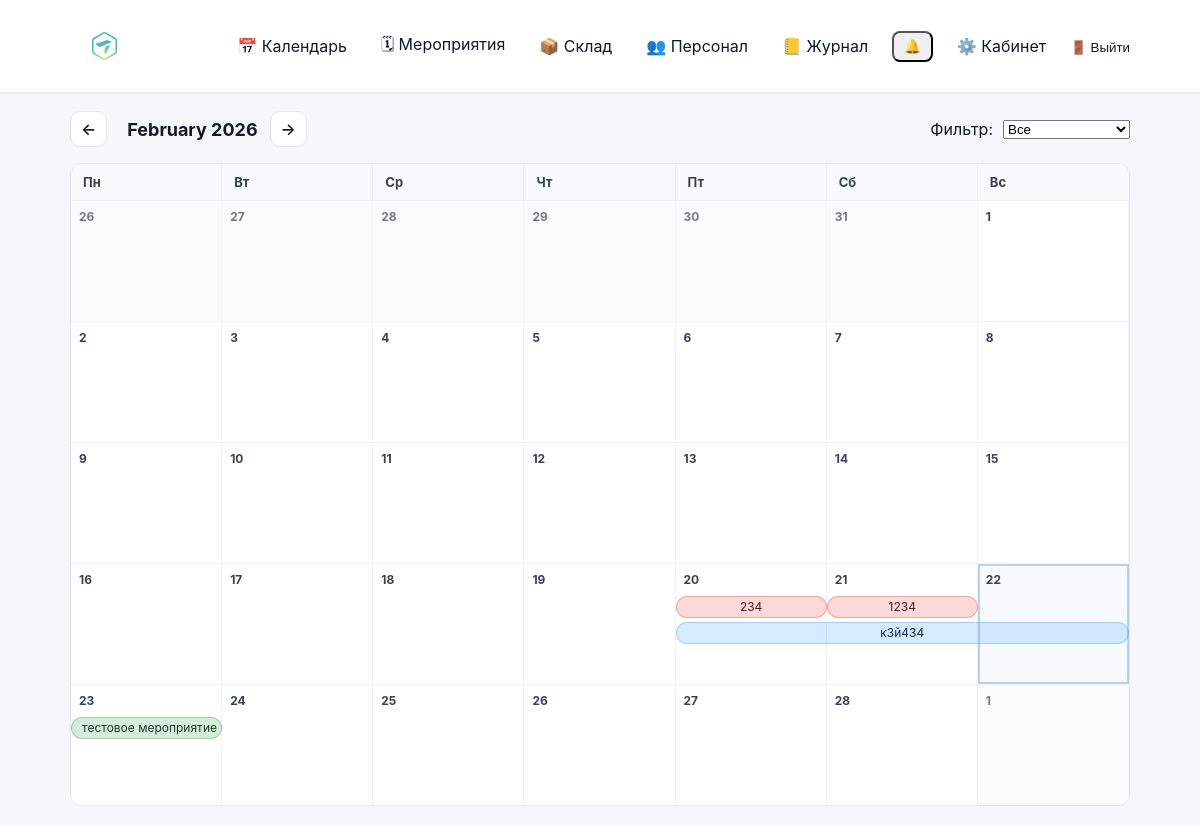
The page /calendar/ (signed in) on the database its author committed.
### events/models.py (models this page shows, shortened)
class Event(models.Model):
    class Meta:
        permissions = [
            ("edit_event_card", "Can edit event card (dates/status/etc)"),
            ("edit_event_equipment", "Can edit event equipment (own/rented)"),
        ]
    STATUS_DRAFT = "draft"
    STATUS_CONFIRMED = "confirmed"
    STATUS_IN_PROGRESS = "in_progress"
    STATUS_CLOSED = "closed"
    STATUS_PROBLEM = "problem"
    STATUS_CHOICES = (
        (STATUS_DRAFT, "Черновик"),
        (STATUS_CONFIRMED, "Подтвержден"),
        (STATUS_IN_PROGRESS, "В работе"),
        (STATUS_CLOSED, "Закрыто"),
        (STATUS_PROBLEM, "Проблема"),
    )
    STATUS_ACTIVE = (
        STATUS_DRAFT,
        STATUS_CONFIRMED,
        STATUS_IN_PROGRESS,
    )
    STATUS_TRANSITIONS: dict[str, tuple[str, ...]] = {
        STATUS_DRAFT: (STATUS_CONFIRMED,),
        STATUS_CONFIRMED: (STATUS_DRAFT,),
        STATUS_IN_PROGRESS: (),
        STATUS_CLOSED: (),
        STATUS_PROBLEM: (),
    }
    name = models.CharField(max_length=200)
    start_date = models.DateField()
    end_date = models.DateField(blank=True, null=True)
    client = models.CharField(max_length=200, blank=True)
    location = models.CharField(max_length=200, blank=True)
    responsible = models.ForeignKey(
        User,
        on_delete=models.SET_NULL,
        null=True,
        related_name="events",
    )
    s_engineer = models.ForeignKey(
        User,
        on_delete=models.SET_NULL,
        null=True,
        blank=True,
        related_name="senior_events",
    )
    engineers = models.ManyToManyField(
        User,
        blank=True,
        related_name="engineer_events",
    )
    notes = models.TextField(blank=True, default="")
    is_deleted = models.BooleanField(default=False)
    deleted_at = models.DateTimeField(null=True, blank=True)
    status = models.CharField(
        max_length=20,
        choices=STATUS_CHOICES,
        default=STATUS_DRAFT,
    )
    created_at = models.DateTimeField(auto_now_add=True)

### events/views.py (the view)
# urls.py: path("calendar/", views.calendar_view, name="calendar"),
@login_required
def calendar_view(request: HttpRequest) -> HttpResponse:
    auto_close_past_events()
    year, month = _parse_year_month(request)
    cal_filter = (request.GET.get("filter") or "all").strip()
    if cal_filter not in {"all", "confirmed", "mine"}:
        cal_filter = "all"
    month_days = list(pycalendar.Calendar(firstweekday=0).monthdatescalendar(year, month))
    grid_start = month_days[0][0]
    grid_end = month_days[-1][-1]
    qs = (
        Event.objects.filter(is_deleted=False)
        .filter(start_date__lte=grid_end, end_date__gte=grid_start)
        .select_related("responsible", "s_engineer")
        .prefetch_related("engineers")
        .order_by("start_date", "id")
    )
    can_view_all = _can_view_all_events(request.user)
    if not can_view_all:
        qs = qs.filter(_participation_q(request.user)).distinct()
        cal_filter = "mine"
    if cal_filter == "confirmed":
        qs = qs.filter(status__in=["confirmed", "in_progress"])
    elif cal_filter == "mine":
        qs = qs.filter(_participation_q(request.user)).distinct()
    event_problem = {e.id: bool(calculate_shortages(e)) for e in qs}
    week_segments: dict[date, list[dict]] = {}
    for week in month_days:
        ws = week[0]
        we = week[-1]
        segs: list[dict] = []
        for e in qs:
            seg_start = max(e.start_date, ws, grid_start)
            seg_end = min(e.end_date, we, grid_end)
            if seg_end < seg_start:
                continue
            start_col = week.index(seg_start)
            end_col = week.index(seg_end)
            segs.append({
                "event": e,
                "start_col": start_col,
                "end_col": end_col,
                "span": (end_col - start_col + 1),
                "cont_left": e.start_date < ws,
                "cont_right": e.end_date > we,
                "has_problem": event_problem.get(e.id, False),
                "data_start": e.start_date.strftime("%Y-%m-%d"),
                "data_end": e.end_date.strftime("%Y-%m-%d"),
            })
        week_segments[ws] = _pack_lanes(segs)
    return render(request, "events/calendar.html", {
        "year": year,
        "month": month,
        "month_name": pycalendar.month_name[month],
        "month_days": month_days,
        "week_segments": week_segments,
        "filter": cal_filter,
        "can_create_event": can_edit_event_card(request.user),
        "can_view_all_events": can_view_all,
    })

### accounts/context_processors.py (called while the page is built)
def authz_flags(request):
    user = getattr(request, "user", None)
    return {
        "can_manage_staff": can_manage_staff(user),
        "can_edit_event_card": can_edit_event_card(user),
        "can_edit_event_equipment": can_edit_event_equipment(user),
        "can_edit_inventory": can_edit_inventory(user),
        "can_view_stock": can_view_stock(user),
    }

### accounts/permissions.py (called while the page is built)
def _ok(user) -> bool:
    return bool(user and user.is_authenticated)

def is_super(user) -> bool:
    return bool(_ok(user) and getattr(user, "is_superuser", False))

def can_manage_staff(user) -> bool:
    return is_super(user) or (_ok(user) and user.has_perm("accounts.manage_staff"))

def can_edit_inventory(user) -> bool:
    return is_super(user) or (_ok(user) and user.has_perm("inventory.manage_inventory"))

def can_view_stock(user) -> bool:
    return is_super(user) or (_ok(user) and (user.has_perm("inventory.manage_inventory") or user.has_perm("events.edit_event_card")))

def can_edit_event_card(user) -> bool:
    return is_super(user) or (_ok(user) and user.has_perm("events.edit_event_card"))

def can_edit_event_equipment(user) -> bool:
    return is_super(user) or (_ok(user) and user.has_perm("events.edit_event_equipment"))

### events/templatetags/event_extras.py (called while the page is built)
@register.filter
def get_item(dictionary, key):
    if not dictionary:
        return []
    return dictionary.get(key, [])

### events/utils.py (called while the page is built, shortened)
def auto_close_past_events() -> int:
    today = date.today()
    qs = Event.objects.filter(end_date__lt=today, is_deleted=False)
    problem_qs = qs.filter(stock_issues__returned_at__isnull=True).exclude(status=Event.STATUS_PROBLEM)
    n_problem = problem_qs.update(status=Event.STATUS_PROBLEM)
    closed_qs = qs.exclude(stock_issues__returned_at__isnull=True).exclude(status=Event.STATUS_CLOSED)
    n_closed = closed_qs.update(status=Event.STATUS_CLOSED)
    return int(n_problem or 0) + int(n_closed or 0)

def calculate_shortages(event: Event):
    start = event.start_date
    end = event.end_date or event.start_date
    required_rows = (
        EventEquipment.objects
        .filter(event=event)
        .values("equipment_id")
        .annotate(required=Sum("quantity"))
    )
    required_map = {r["equipment_id"]: int(r["required"] or 0) for r in required_rows}
    if not required_map:
        return []

### events/views.py (called while the page is built)
def _safe_int(v, default=0) -> int:
    try:
        return int(v)
    except Exception:
        return default

### events/templates/events/calendar.html (shortened to what this page needs)
{% extends "base.html" %}
{% load event_extras %}
{% block content %}
{% now "Y-m-d" as today_str %}
<div class="cal-head">
  <div style="display:flex; align-items:center; gap:12px;">
    {% if month > 1 %}
      <a class="btn-secondary" href="?year={{ year }}&month={{ month|add:"-1" }}&filter={{ filter }}">←</a>
    {% else %}
      <a class="btn-secondary" href="?year={{ year|add:"-1" }}&month=12&filter={{ filter }}">←</a>
    {% endif %}
    <strong style="font-size:18px;">{{ month_name }} {{ year }}</strong>
    {% if month < 12 %}
      <a class="btn-secondary" href="?year={{ year }}&month={{ month|add:"1" }}&filter={{ filter }}">→</a>
    {% else %}
      <a class="btn-secondary" href="?year={{ year|add:"1" }}&month=1&filter={{ filter }}">→</a>
    {% endif %}
  </div>
  <form method="get" style="display:flex; align-items:center; gap:10px;">
    <label class="muted" for="filter" style="white-space:nowrap;">Фильтр:</label>
    <select id="filter" name="filter" onchange="this.form.submit()">
      <option value="all" {% if filter == "all" %}selected{% endif %}>Все</option>
    </select>
  </form>
</div>
<div class="cal-wrap">
  <div class="cal-weekdays">
    <div>Пн</div><div>Вт</div><div>Ср</div><div>Чт</div><div>Пт</div><div>Сб</div><div>Вс</div>
  </div>
  {% for week in month_days %}
    <div class="cal-week">
      {% for day in week %}
        <div class="cal-day
                    {% if day.month != month %}other-month{% endif %}
                    {% if day|date:'Y-m-d' == today_str %}today{% endif %}"
             data-day="{{ day|date:'Y-m-d' }}">
          <div class="cal-day-number">{{ day.day }}</div>
        </div>
      {% endfor %}
      <div class="cal-bars">
        {% for seg in week_segments|get_item:week.0 %}
          <div
            class="event-bar
                   status-{{ seg.event.status }}
                   {% if seg.cont_right %}cont-right{% endif %}"
            style="--start: {{ seg.start_col }}; --span: {{ seg.span }}; --lane: {{ seg.lane }};"
            draggable="{% if can_create_event %}true{% else %}false{% endif %}"
            data-event-id="{{ seg.event.id }}"
            data-event-name="{{ seg.event.name|escapejs }}"
            data-start="{{ seg.data_start }}"
            data-end="{{ seg.data_end }}"
            data-status="{{ seg.event.status|escapejs }}"
            data-notes="{{ seg.event.notes|default:''|escapejs }}"
            title="{{ seg.event.name }} · {{ seg.event.start_date|date:'d.m.Y' }} – {{ seg.event.end_date|date:'d.m.Y' }} · {{ seg.event.get_status_display }}"
          >
            <a href="{% url 'event_detail' seg.event.id %}?year={{ year }}&month={{ month }}" onclick="return false;">
              {{ seg.event.name }}
            </a>
          </div>
        {% endfor %}
      </div>
    </div>
  {% endfor %}
</div>
{% endblock %}

### static/css/base.css (style rules this page uses)
* { box-sizing: border-box; }
html, body { height: 100%; }
body { margin: 0; font-family: -apple-system, BlinkMacSystemFont, "Segoe UI", Roboto, Arial, sans-serif; background: #f5f7fb; color: #111827; }
a { color: inherit; text-decoration: none; }
.btn-secondary { display: inline-flex; align-items: center; padding: 7px 10px; border-radius: 10px; border: 1px solid #e5e7eb; background: #ffffff; color: #111827; font-weight: 600; text-decoration: none; margin-right: 8px; transition: transform 160ms ease, box-shadow 160ms ease, background 160ms ease; }

### static/css/calendar.css (style rules this page uses)
.other-month { background: #fafafa; color: #9ca3af; }
.status-confirmed { background: #9be39b; color: #133; }

### events/templates/events/calendar.html (style rules this page uses)
.cal-wrap { background:#ffffff; border:1px solid #e5e7eb; border-radius:12px; overflow:hidden; }
.cal-head { display:flex; align-items:center; justify-content:space-between; gap:16px; margin-bottom:16px; }
.cal-weekdays { display:grid; grid-template-columns:repeat(7, 1fr); background:#f9fafb; border-bottom:1px solid #eef2f7; }
.cal-weekdays div { padding:10px 12px; font-size:13px; color:#374151; font-weight:700; border-right:1px solid #eef2f7; }
.cal-weekdays div:last-child { border-right:0; }
.cal-week { position:relative; display:grid; grid-template-columns:repeat(7, 1fr); border-bottom:1px solid #eef2f7; --lanes: 3; }
.cal-week:last-child { border-bottom:0; }
.cal-day { min-height:120px; padding:8px; border-right:1px solid #eef2f7; position:relative; cursor:pointer; background:#ffffff; }
.cal-day.other-month { background:#fafafa; color:#9ca3af; cursor:default; opacity: 0.70; }
.cal-day.today { background: rgba(59,130,246,0.04); outline: 2px solid rgba(59,130,246,0.35); outline-offset: -2px; }
.cal-day-number { font-weight:700; font-size:12px; color:#374151; margin-bottom:6px; user-select:none; }
.cal-bars { position:absolute; left:0; right:0; top:26px; height: calc(12px + (var(--lanes) * 26px)); pointer-events:none; overflow:hidden; }
.event-bar { position:absolute; height:22px; display:flex; align-items:center; justify-content:center; padding:0 10px; font-size:12px; line-height:1; white-space:nowrap; overflow:hidden; text-overflow:ellipsis; border:1px solid transparent; box-sizing:border-box; border-radius:999px; pointer-events:auto; user-select:none; left: calc(var(--start) * (100% / 7)); width: calc(var(--span) * (100% / 7)); top: calc(6px + (var(--lane) * 26px)); transition: filter 140ms ease, box-shadow 140ms ease, transform 140ms ease; }
.event-bar a { color:inherit; text-decoration:none; width:100%; text-align:center; display:block; }
.event-bar[draggable="true"] { cursor:grab; }
.event-bar.status-confirmed { background: rgba(40, 167, 69, .20); border-color: rgba(40, 167, 69, .35); color:#1f3b25; }
.event-bar.status-in_progress { background: rgba(74, 163, 255, .22); border-color: rgba(74, 163, 255, .35); color:#0b2a4a; }
.event-bar.status-problem { background: rgba(239, 68, 68, .20); border-color: rgba(239, 68, 68, .35); color:#4a1c20; }

### rows shown on the page
Event: event.name "234"
Event: event.name "к3й434"
Event: event.name "1234"
Event: event.name "тестовое мероприятие"

### other values the page prints
{{ month_name }} "February"
{{ year }} "2026"
{{ day.day }} "26" "27" "28" "29" "30" "31" "1" "2" "3" "4" "5" "6" "7" "8" "9" "10" "11" "12" "13" "14" "15" "16" "17" "18" "19" "20" "21" "22" "23" "24" "25" "26" "27" "28" "1"
